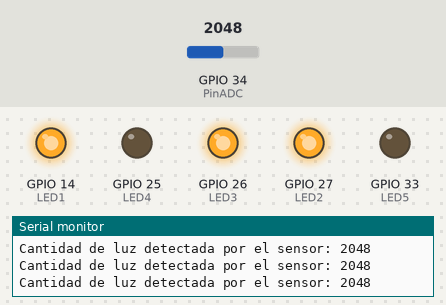
The sketch below on a simulated ESP32. Shown: output pins drawn as LEDs (lit = HIGH), the last lines printed to the serial monitor. The test bench sets the inputs (shaded band); at power-on: GPIO 34 (PinADC) = 2048.

Above: at 1.3 s.
1.4 s: GPIO 34 (PinADC) set to 2365
2.9 s: GPIO 34 (PinADC) set to 2461
At 3.4 s:
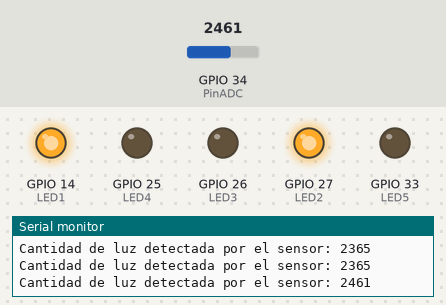
4.5 s: GPIO 34 (PinADC) set to 3143
6.0 s: GPIO 34 (PinADC) set to 3249
At 6.9 s:
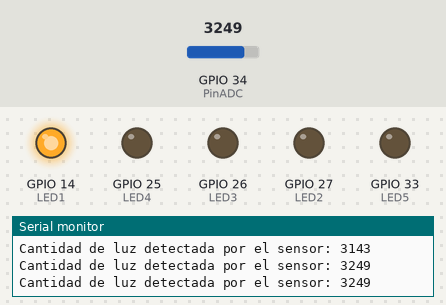
7.5 s: GPIO 34 (PinADC) set to 3941
9.0 s: GPIO 34 (PinADC) set to 4053
At 9.3 s:
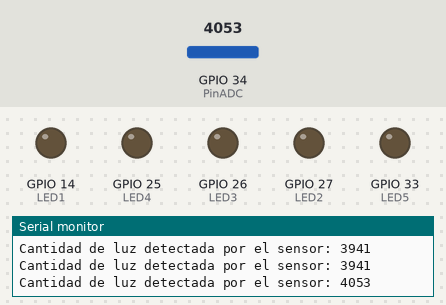
Timing chart, 0 to 11.5 s (numbered marks = the images above; inputs shaded):
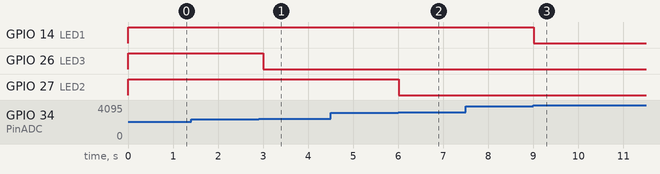

The sketch:

MiniPractica04.ino
```cpp
/*
 *Universidad Nacional Autónoma de México
 *Facultad de Ciencias
 *Licenciatura en Ciencias de la Computación
 *Seminario de Ciencias de la Computación A: Introducción al Internet de las Cosas
 *
 *Escrito por:
 *  Delgado Díaz Hermes Alberto
 *  López Montúfar José Eleazar
*/

#define PinADC 34 //Fotorresistencia
//LEDS
#define LED1 14
#define LED2 27
#define LED3 26
#define LED4 25
#define LED5 33

void setup() {
  Serial.begin(115200);
  pinMode(PinADC,INPUT);

  pinMode(LED1,OUTPUT);
  pinMode(LED2,OUTPUT);
  pinMode(LED3,OUTPUT);
  pinMode(LED4,OUTPUT);
  pinMode(LED5,OUTPUT);
}

void loop() {
  int valorSensor = analogRead(PinADC);

  Serial.print("Cantidad de luz detectada por el sensor: ");
  Serial.println(valorSensor);

  if (valorSensor < 800) { // Oscuridad total
    digitalWrite(LED1, HIGH);
    digitalWrite(LED2, HIGH);
    digitalWrite(LED3, HIGH);
    digitalWrite(LED4, HIGH);
    digitalWrite(LED5, HIGH);
  } else if (valorSensor < 1600) {
    digitalWrite(LED1, HIGH);
    digitalWrite(LED2, HIGH);
    digitalWrite(LED3, HIGH);
    digitalWrite(LED4, HIGH);
    digitalWrite(LED5, LOW);
  } else if (valorSensor < 2400) {
    digitalWrite(LED1, HIGH);
    digitalWrite(LED2, HIGH);
    digitalWrite(LED3, HIGH);
    digitalWrite(LED4, LOW);
    digitalWrite(LED5, LOW);
  } else if (valorSensor < 3200) {
    digitalWrite(LED1, HIGH);
    digitalWrite(LED2, HIGH);
    digitalWrite(LED3, LOW);
    digitalWrite(LED4, LOW);
    digitalWrite(LED5, LOW);
  } else if (valorSensor < 4000) {
    digitalWrite(LED1, HIGH);
    digitalWrite(LED2, LOW);
    digitalWrite(LED3, LOW);
    digitalWrite(LED4, LOW);
    digitalWrite(LED5, LOW);
  } else { // Mucha luz, todos los LEDs apagados
    digitalWrite(LED1, LOW);
    digitalWrite(LED2, LOW);
    digitalWrite(LED3, LOW);
    digitalWrite(LED4, LOW);
    digitalWrite(LED5, LOW);
  }

  delay(500);
}
```

Measured:
- the behaviour switches between 2399 and 2400 on GPIO 34 (PinADC) (found by bisection; images 0 and 1)
- the behaviour switches between 3199 and 3200 on GPIO 34 (PinADC) (found by bisection; images 1 and 2)
- the behaviour switches between 3999 and 4000 on GPIO 34 (PinADC) (found by bisection; images 2 and 3)
- after the input at 2.9 s, GPIO 26 (LED3): HIGH → LOW after 0.10 s
- after the input at 6.0 s, GPIO 27 (LED2): HIGH → LOW at once
- after the input at 9.0 s, GPIO 14 (LED1): HIGH → LOW at once
